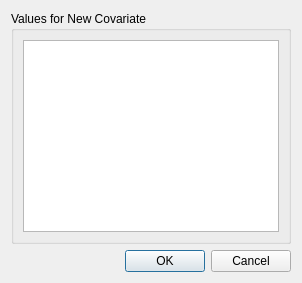
<?xml version="1.0" encoding="UTF-8"?>
<ui version="4.0">
 <class>CovariateTypeDialog</class>
 <widget class="QDialog" name="CovariateTypeDialog">
  <property name="geometry"><rect><x>0</x><y>0</y><width>0</width><height>0</height></rect></property>
  <property name="windowTitle">
   <string>Change Covariate Type</string>
  </property>
  <property name="windowIcon">
   <iconset>
    <normaloff>:/misc/meta.png</normaloff>:/misc/meta.png</iconset>
  </property>
  <layout class="QVBoxLayout" name="verticalLayout_2">
   <item>
    <widget class="QGroupBox" name="grp_box_preview">
     <property name="title">
      <string>Values for New Covariate</string>
     </property>
     <layout class="QVBoxLayout" name="verticalLayout">
      <item>
       <widget class="QTableView" name="cov_prev_table">
        <property name="accessibleName"><string>Covariate type conversion preview</string></property>
        <property name="accessibleDescription"><string>Preview original and converted covariate values before applying the type change.</string></property>
       </widget>
      </item>
     </layout>
    </widget>
   </item>
   <item>
    <widget class="QDialogButtonBox" name="buttonBox">
     <property name="orientation">
      <enum>Qt::Horizontal</enum>
     </property>
     <property name="standardButtons">
      <set>QDialogButtonBox::Cancel|QDialogButtonBox::Ok</set>
     </property>
    </widget>
   </item>
  </layout>
 </widget>
 <resources>
  <include location="images/icons.qrc"/>
 </resources>
 <connections>
  <connection>
   <sender>buttonBox</sender>
   <signal>accepted()</signal>
   <receiver>CovariateTypeDialog</receiver>
   <slot>accept()</slot>
   <hints>
    <hint type="sourcelabel">
     <x>248</x>
     <y>254</y>
    </hint>
    <hint type="destinationlabel">
     <x>157</x>
     <y>274</y>
    </hint>
   </hints>
  </connection>
  <connection>
   <sender>buttonBox</sender>
   <signal>rejected()</signal>
   <receiver>CovariateTypeDialog</receiver>
   <slot>reject()</slot>
   <hints>
    <hint type="sourcelabel">
     <x>316</x>
     <y>260</y>
    </hint>
    <hint type="destinationlabel">
     <x>286</x>
     <y>274</y>
    </hint>
   </hints>
  </connection>
 </connections>
</ui>
